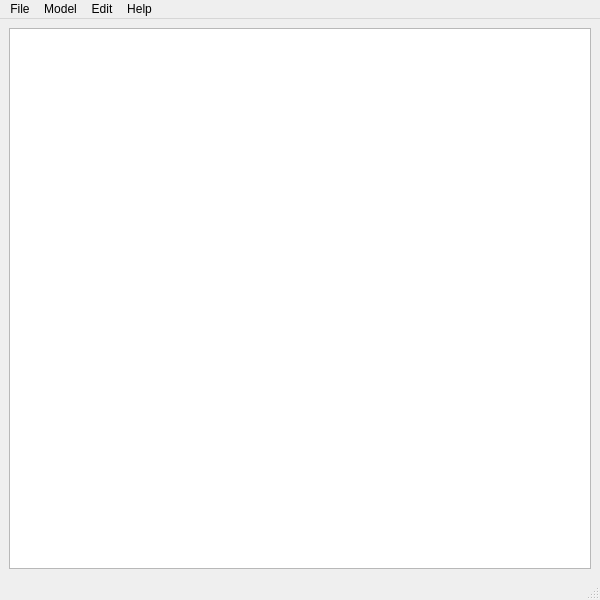
<?xml version="1.0" encoding="UTF-8"?>
<ui version="4.0">
 <class>ShapeletMain</class>
 <widget class="QMainWindow" name="ShapeletMain">
  <property name="geometry">
   <rect>
    <x>0</x>
    <y>0</y>
    <width>600</width>
    <height>600</height>
   </rect>
  </property>
  <property name="windowTitle">
   <string>ShapeletGUI</string>
  </property>
  <widget class="QWidget" name="centralwidget">
   <layout class="QGridLayout" name="gridLayout">
    <item row="0" column="0">
     <widget class="MyGraphicsView" name="graphicsView">
      <property name="sceneRect">
       <rectf>
        <x>0.000000000000000</x>
        <y>0.000000000000000</y>
        <width>0.000000000000000</width>
        <height>0.000000000000000</height>
       </rectf>
      </property>
     </widget>
    </item>
   </layout>
  </widget>
  <widget class="QMenuBar" name="menubar">
   <property name="geometry">
    <rect>
     <x>0</x>
     <y>0</y>
     <width>600</width>
     <height>33</height>
    </rect>
   </property>
   <property name="defaultUp">
    <bool>false</bool>
   </property>
   <widget class="QMenu" name="menuFile">
    <property name="title">
     <string>File</string>
    </property>
    <addaction name="actionOpen_FITS"/>
    <addaction name="actionOpen_Directory"/>
    <addaction name="actionSave"/>
    <addaction name="separator"/>
    <addaction name="actionExit"/>
   </widget>
   <widget class="QMenu" name="menuEdit">
    <property name="title">
     <string>Model</string>
    </property>
    <addaction name="actionRun_single"/>
    <addaction name="actionRun_multifrequency"/>
   </widget>
   <widget class="QMenu" name="menuEdit_2">
    <property name="title">
     <string>Edit</string>
    </property>
    <addaction name="actionSettings"/>
   </widget>
   <widget class="QMenu" name="menuHelp">
    <property name="title">
     <string>Help</string>
    </property>
    <addaction name="actionAbout"/>
   </widget>
   <addaction name="menuFile"/>
   <addaction name="menuEdit"/>
   <addaction name="menuEdit_2"/>
   <addaction name="menuHelp"/>
  </widget>
  <widget class="QStatusBar" name="statusbar"/>
  <action name="actionOpen_FITS">
   <property name="icon">
    <iconset resource="resources.qrc">
     <normaloff>:/rec/openFITS.png</normaloff>:/rec/openFITS.png</iconset>
   </property>
   <property name="text">
    <string>Open FITS</string>
   </property>
   <property name="toolTip">
    <string>Open FITS file</string>
   </property>
  </action>
  <action name="actionExit">
   <property name="text">
    <string>Exit</string>
   </property>
  </action>
  <action name="actionRun_single">
   <property name="icon">
    <iconset resource="resources.qrc">
     <normaloff>:/rec/modelFITS.png</normaloff>:/rec/modelFITS.png</iconset>
   </property>
   <property name="text">
    <string>Run</string>
   </property>
  </action>
  <action name="actionRun_multifrequency">
   <property name="text">
    <string>Run multifrequency</string>
   </property>
  </action>
  <action name="actionSettings">
   <property name="text">
    <string>Settings</string>
   </property>
  </action>
  <action name="actionOpen_Directory">
   <property name="text">
    <string>Open Directory</string>
   </property>
  </action>
  <action name="actionAbout">
   <property name="text">
    <string>About</string>
   </property>
  </action>
  <action name="actionSave">
   <property name="text">
    <string>Save</string>
   </property>
  </action>
 </widget>
 <customwidgets>
  <customwidget>
   <class>MyGraphicsView</class>
   <extends>QGraphicsView</extends>
   <header location="global">mygraphicsview.h</header>
  </customwidget>
 </customwidgets>
 <resources>
  <include location="resources.qrc"/>
 </resources>
 <connections/>
</ui>
